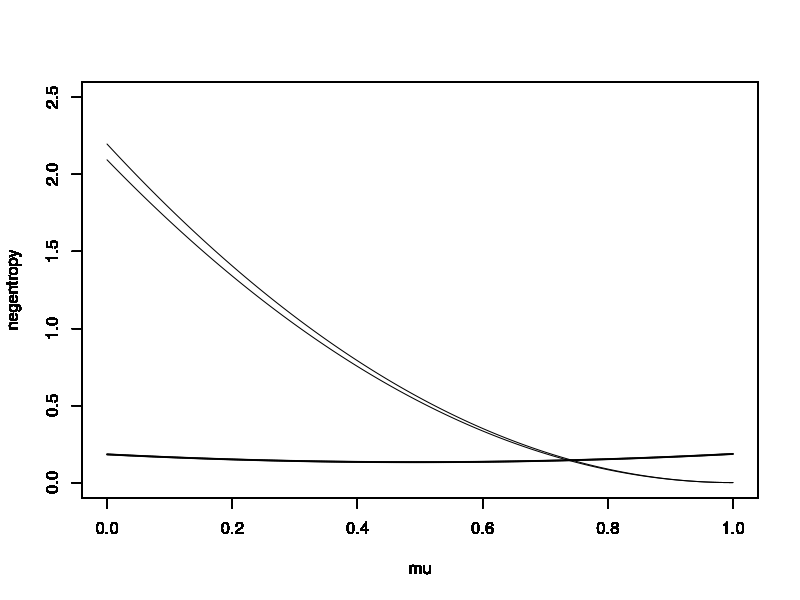

Source code (R): (Note: this script raises an error after producing the figure.)
phi = function(xi) dnorm(xi)

p = function(xi){
	mu*phi(3*xi) + (1 - mu)*3*phi(3*(xi - 1))

}


g1 = function(xi){
	xi*exp(-(xi^2)/2)
}

g2a = function(xi){
	abs(xi)
}

g2b = function(xi){
	exp(-(xi^2)/2)
}

ex11=function(xi) g1(xi)*phi(xi)
ex12=function(xi) g1(xi)*phi(2*(xi-1))


ex1=function(mu){

	mu*integrate(ex11,-Inf,Inf)$val+2*(1-mu)*integrate(ex12,-Inf,Inf)$val
}

ex21a=function(xi) g2a(xi)*phi(xi)
ex22a=function(xi) g2a(xi)*phi(2*(xi-1))

ex2a=function(mu){

	mu*integrate(ex21a,-Inf,Inf)$val+2*(1-mu)*integrate(ex22a,-Inf,Inf)$val
}

ex21b=function(xi) g2b(xi)*phi(xi)
ex22b=function(xi) g2b(xi)*phi(2*(xi-1))

ex2b=function(mu){

	mu*integrate(ex21b,-Inf,Inf)$val+2*(1-mu)*integrate(ex22b,-Inf,Inf)$val
}

k1=36/(8*sqrt(3)-9)
k1
k2a=1/(2-6/pi)
k2a
k2b=24/(16*sqrt(3)-27)
k2b

Ja=function(mu){
	k1*(ex1(mu))^2+k2a*(ex2a(mu)-sqrt(2/pi))^2

}

Ja(0)

Ja(1)

Jb=function(mu){
	k1*(ex1(mu))^2+k2b*(ex2b(mu)-sqrt(1/2))^2

}

Jb(0)

Jb(1)


mu=seq(0,1,length=1000)

plot(mu,Ja(mu),xlab="mu",ylab="negentropy",xlim=c(0,1),ylim=c(0,2.5),type="l")

par(new=T)

plot(mu,Jb(mu),xlab="mu",ylab="negentropy",xlim=c(0,1),ylim=c(0,2.5),type="l")






k31=function(xi){
	xi^3*p(xi)
}

k3=function(mu){
	integrate(k31,-Inf,Inf)$val
}

k41=function(xi){
	(xi^4)*p(xi)
}

k4=function(mu){
	integrate(k41,-Inf,Inf)$val-3
}

Jk=function(mu){
	(1/12)*k3(mu)^2+(1/48)*(k4(mu))^2
}

par(new=T)

for(mu in 0:1000){
	mu=mu*0.001
	plot(mu,Jk(mu),xlab="mu",ylab="negentropy",xlim=c(0,1),ylim=c(0,2.5),type="p" ,cex= 0.1,)
	par(new=T)
}


#######################













plot(xi,phi(2*(xi-1)),xlab="xi",ylab="",xlim=c(-5,5),ylim=c(0,1),type="l")

xi=seq(-50,50,length=1000)

for( mu in 0:10){
	mu = mu*0.1
	plot(xi,p(xi),xlab="xi",ylab="pdf",xlim=c(-5,5),ylim=c(0,1),type="l",col=mu*10)
	par(new=T)
}


mu=1

f = function(xi){
	-p(xi)*log(p(xi))

}


h=function(mu){
	integrate(f,-15,15)$val
}


J=function(mu){
	(1+(1/2)*(log(2*pi)))-h(mu)
}

for(mu in 0:1000){
	mu=mu*0.001
	plot(mu,J(mu),xlab="mu",ylab="negentropy",xlim=c(0,1),ylim=c(0,2.5),type="p",cex=0.5,col="red")
	par(new=T)
}






